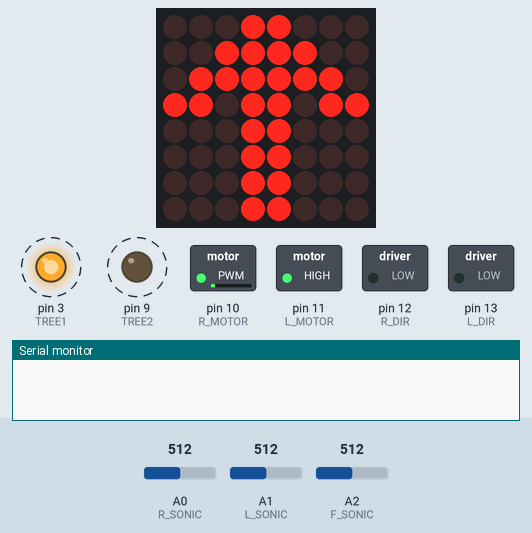
Simulated run of this sketch. Board: Arduino Uno, built with avr-gcc and run on an emulated ATmega328P. Parts: 8×8 LED matrix, switched loads named in the sketch (green lamp = pin HIGH), output pins drawn as LEDs (lit = HIGH), the last lines printed to the serial monitor. Dashed ring = blinking. The inputs (shaded band) are chosen by the test bench; at power-on: A2 (F_SONIC) = 512, A0 (R_SONIC) = 512, A1 (L_SONIC) = 512.

Above: at 0.6 s.
1.3 s: A2 (F_SONIC) set to 123
3.1 s: A2 (F_SONIC) set to 105
At 3.4 s:
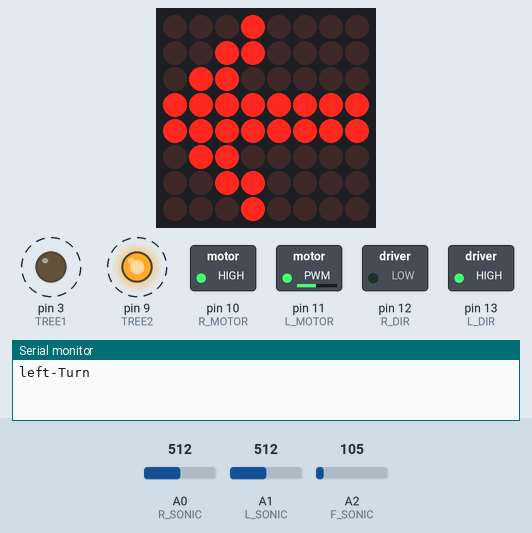
5.1 s: A0 (R_SONIC) set to 85
8.1 s: A1 (L_SONIC) set to 100
9.6 s: A1 (L_SONIC) set to 85
At 10.6 s:
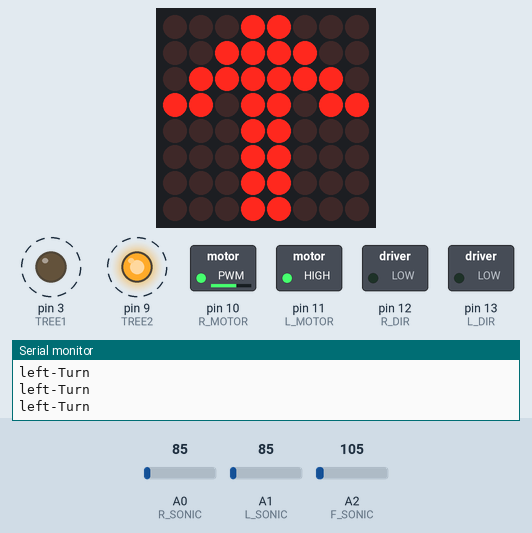
12.6 s: A2 (F_SONIC) set to 85
At 13.0 s:
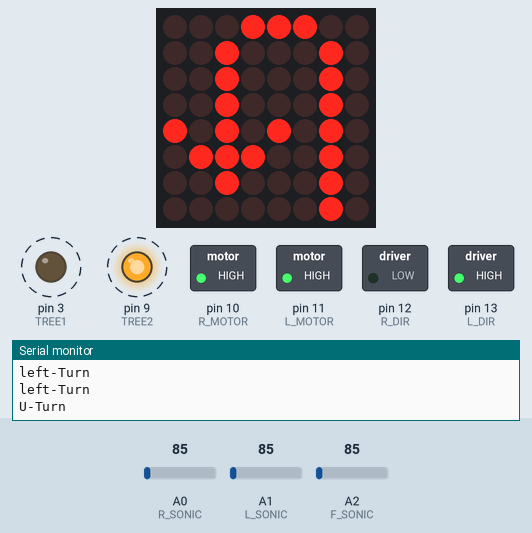
Timing chart, 0 to 23.1 s (numbered marks = the images above; inputs shaded):
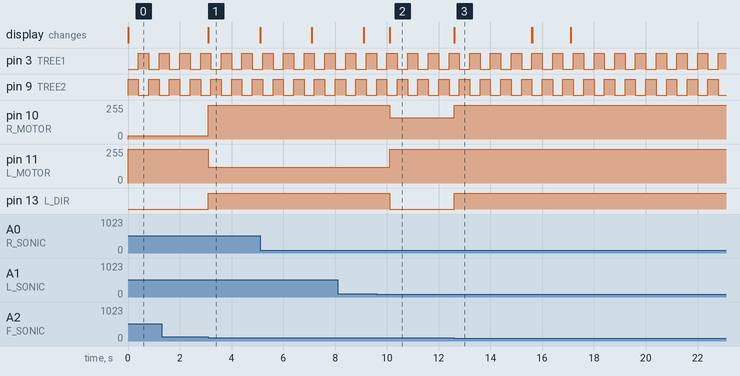

Measured:
- the behaviour switches between 116 and 115 on A2 (F_SONIC) (found by bisection; images 0 and 1)
- the behaviour switches between 95 and 94 on A1 (L_SONIC) (found by bisection; images 1 and 2)
- after the input at 3.1 s, pin 10 (R_MOTOR): 24/255 → 255/255 at once; pin 11 (L_MOTOR): 255/255 → 120/255 at once; pin 13 (L_DIR): LOW → HIGH at once; the display: first changes at once (image 1 shows a later state)
- after the input at 9.6 s, pin 10 (R_MOTOR): 255/255 → 160/255 after 0.50 s; pin 11 (L_MOTOR): 120/255 → 255/255 after 0.50 s; pin 13 (L_DIR): HIGH → LOW after 0.50 s; the display: changes after 0.51 s (image 2)
- after the input at 12.6 s, pin 10 (R_MOTOR): 160/255 → 255/255 at once; pin 13 (L_DIR): LOW → HIGH at once; the display: changes at once (image 3)
- by itself, pin 3 (TREE1), pin 9 (TREE2): alternates HIGH for 0.40 s and LOW for 0.40 s

The sketch:

Maze_3.ino
```cpp
#include <SoftwareSerial.h>
#include <LedControl.h>

LedControl dot = LedControl(7, 6, 5, 1);

#define R_SONIC A0
#define L_SONIC A1
#define F_SONIC A2
#define L_MOTOR 11
#define R_MOTOR 10
#define L_DIR 13
#define R_DIR 12
#define MAX_SPEED 255
#define MIN_SPEED 0
#define FWD LOW
#define BWD HIGH

#define BTN1 4
#define BTN2 8

#define TREE1 3
#define TREE2 9

#define MAX_VALUE 95                                      // 센서 최대 값
#define JUDGE_VALUE 65                                     // 센서 판정 값
#define MARGIN_VALUE 15                                     // 센서 마진

#define DELAY_TIME 1500
#define LEFT_DELAY_TIME 1000

#define FRONT_LED 2
#define LEFT_LED  3
#define RIGHT_LED 4
#define BACK_LED  5
#define M_STEP1   6
#define M_STEP2   7

byte none[] = {
  B00000000,
  B00000000,
  B00000000,
  B00000000,
  B00000000,
  B00000000,
  B00000000,
  B00000000
};

byte leftArrow[] = {
  B00010000,
  B00110000,
  B01100000,
  B11111111,
  B11111111,
  B01100000,
  B00110000,
  B00010000
};

byte rightArrow[] = {
  B00001000,
  B00001100,
  B00000110,
  B11111111,
  B11111111,
  B00000110,
  B00001100,
  B00001000
};

byte backArrow[] = {
  B00011100,
  B00100010,
  B00100010,
  B00100010,
  B10101010,
  B01110010,
  B00100010,
  B00000010
};

byte straightArrow[] = {
  B00011000,
  B00111100,
  B01111110,
  B11011011,
  B00011000,
  B00011000,
  B00011000,
  B00011000
};

long dotIndex = 0;

int step = 0;                                                         // 동작 스탭(0: 직진 및 우회전, 1: 좌회전, 3: 유턴)
int substep = 0;                                                    // 회전 스탭(0: 회전중이 아님, 1: 직진 주행, 2: 회전 주행, 3: 회전 후 안정화 주행)
int leftSensor, rightSensor, frontSensor;
int lPowValue, rPowValue;

long currTime, treeTime;

int sensorValue;
int forwardSensorMax = JUDGE_VALUE + MARGIN_VALUE;
int forwardSensorMin = JUDGE_VALUE - MARGIN_VALUE;
double rightValue, leftValue;
double forwardMax = 440;
double forwardMin = 160;

bool turnYn = false;
bool treeYn = false;
int treeIndex = 0;

/* 직진 운동 */
void forward() {
    /* 직진 운동을 위한 센서 값 보정 */
    sensorValue = rightSensor > forwardSensorMax ? forwardSensorMax : rightSensor;
    sensorValue = sensorValue < forwardSensorMin ? forwardSensorMin : sensorValue;
    sensorValue -= forwardSensorMin;

    /* 센서 비율 측정 */
    rightValue = ((double)sensorValue / (double)(forwardSensorMax - forwardSensorMin));

    lPowValue = forwardMin + (forwardMax - forwardMin) * rightValue;
    rPowValue = forwardMin + (forwardMax - forwardMin) * (1.0 - rightValue);

    if (rightSensor >= MAX_VALUE) {
        lPowValue *= 1.8;
        rPowValue *= 0.15;
    }
}

void leftTurn() {
    lPowValue = 120;
    rPowValue = 255;

    if(currTime + LEFT_DELAY_TIME <= millis())  step = 0;
}

/* 유턴 */
void uTurn() {
    lPowValue = 255;
    rPowValue = 255;

    if (currTime + DELAY_TIME <= millis())      step = 0;
}

void dotControl(){
  if(step == 0)       dot.setRow(0, dotIndex, straightArrow[dotIndex]);
  else if(step == 1)  dot.setRow(0, dotIndex, leftArrow[dotIndex]);
  else if(step == 2)  dot.setRow(0, dotIndex, backArrow[dotIndex]);
  else if(step == 3)  dot.setRow(0, dotIndex, rightArrow[dotIndex]);

  dotIndex = (dotIndex + 1) % 8;
}

void treeControl(){
  if(treeYn){
    digitalWrite(TREE1, HIGH);
    digitalWrite(TREE2, LOW);
  } else{
    digitalWrite(TREE1, LOW);
    digitalWrite(TREE2, HIGH);
  }

  if(treeTime + 400 <= millis()){
    treeYn = !treeYn;
    treeTime = millis();
  }
}

void judgeSensor() {
    currTime = millis();
    if ((leftSensor <= MAX_VALUE && rightSensor <= MAX_VALUE) && frontSensor <= MAX_VALUE) {
        /* 모든 센서가 막혀 있을 경우, 유턴으로 설정합니다. */
        step = 2;
        Serial.println("U-Turn");
    } else if ((leftSensor >= MAX_VALUE && frontSensor <= MAX_VALUE + 20)) {
        /* 좌측 센서만 뚫려있는 경우, 좌회전으로 설정합니다. */
        step = 1;
        Serial.println("left-Turn");
    } else {
        step = 0;
    }
}

void setup() {
    Serial.begin(9600);
    pinMode(L_SONIC, INPUT);
    pinMode(R_SONIC, INPUT);
    pinMode(L_DIR, OUTPUT);
    pinMode(R_DIR, OUTPUT);
    pinMode(BTN1, INPUT);
    pinMode(BTN2, INPUT);
    pinMode(TREE1, OUTPUT);
    pinMode(TREE2, OUTPUT);
    digitalWrite(L_DIR, FWD);
    digitalWrite(R_DIR, FWD);

    /* 도트 매트릭스 설정 */
    dot.shutdown(0, false);
    dot.setIntensity(0, 5);
    dot.clearDisplay(0);

    treeTime = millis();
}

void loop() {
    /* 센서 값을 측정합니다 */
    leftSensor = analogRead(L_SONIC);
    rightSensor = analogRead(R_SONIC);
    frontSensor = analogRead(F_SONIC);

    if(step == 1)  leftTurn();
    else if(step == 2)      uTurn();
    else if(step == 0){
        judgeSensor();
        forward();
    }

    dotControl();

    treeControl();

    if (step == 2 || step == 1)   digitalWrite(L_DIR, BWD);
    else                          digitalWrite(L_DIR, FWD);

    analogWrite(L_MOTOR, lPowValue > MAX_SPEED ? MAX_SPEED : lPowValue);
    analogWrite(R_MOTOR, rPowValue > MAX_SPEED ? MAX_SPEED : rPowValue);
}
```
